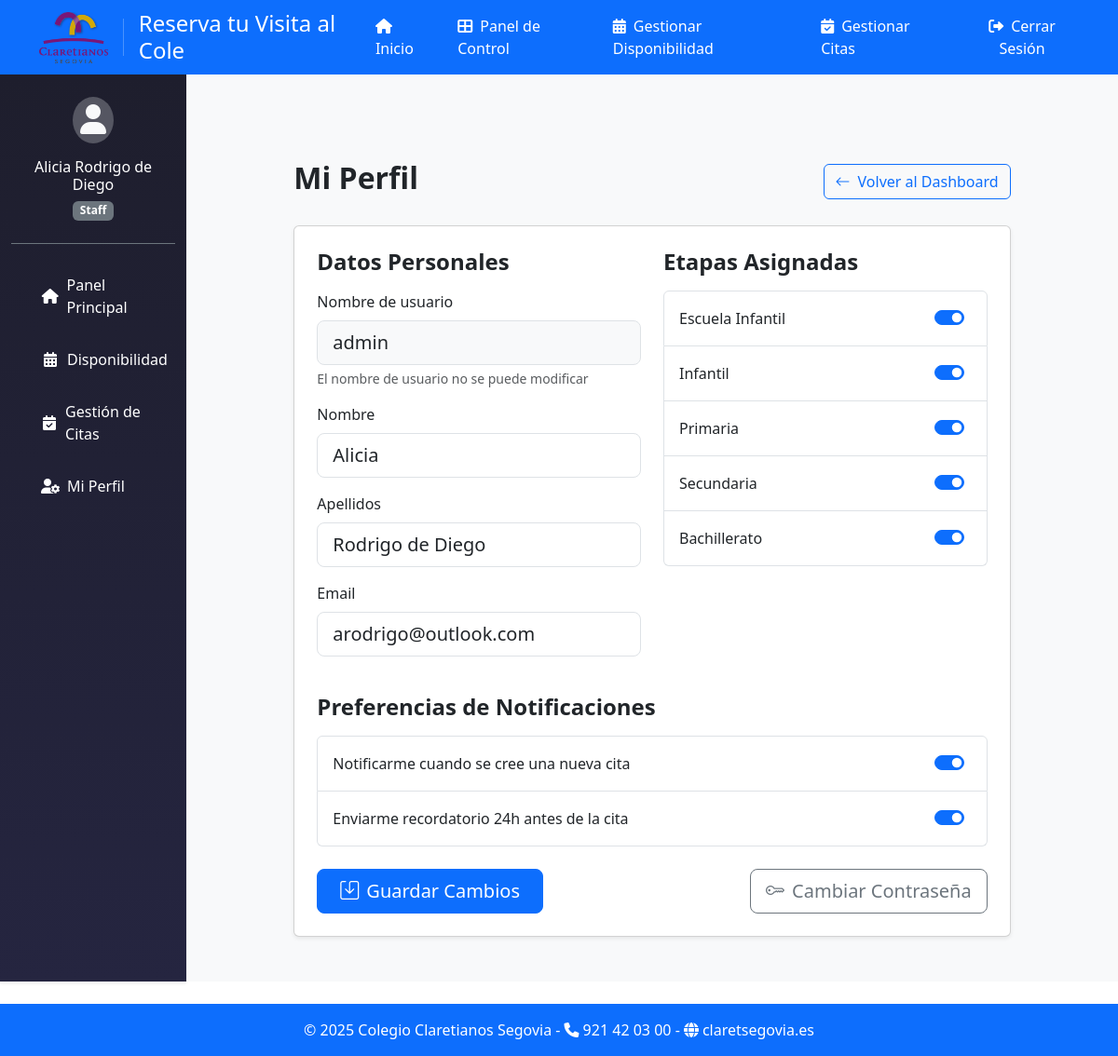
Screenshot of /staff/profile/ (signed in) with the database file from the repository.
### visits/models.py (models this page shows, shortened)
class SchoolStage(models.Model):
    name = models.CharField(max_length=100)
    description = models.TextField()

class StaffProfile(models.Model):
    user = models.OneToOneField(User, on_delete=models.CASCADE)
    allowed_stages = models.ManyToManyField(SchoolStage)
    notify_new_appointment = models.BooleanField(default=True)
    notify_reminder = models.BooleanField(default=True)

### visits/views.py (the view, shortened to what this page needs)
# urls.py: path('staff/profile/', StaffProfileView.as_view(), name='staff_profile'),
class StaffProfileView(LoginRequiredMixin, View):
    template_name = 'visits/staff_profile.html'
    def get(self, request):
        if not hasattr(request.user, 'staffprofile'):
            messages.error(request, 'No tienes un perfil de staff configurado.')
            return redirect('dashboard')
        return render(request, self.template_name, {
            'profile': request.user.staffprofile,
            'all_stages': SchoolStage.objects.all()
        })

### visits/templates/visits/staff_profile.html (shortened to what this page needs)
{% extends "admin_base.html" %}
{% block admin_content %}
<div class="container py-5">
    <div class="row justify-content-center">
        <div class="col-md-10">
            <div class="d-flex justify-content-between align-items-center mb-4">
                <h2 class="fw-bold">Mi Perfil</h2>
                <a href="{% url 'dashboard' %}" class="btn btn-outline-primary">
                    <i class="bi bi-arrow-left me-2"></i>Volver al Dashboard
                </a>
            </div>
            <div class="card shadow-sm">
                <div class="card-body p-4">
                    <form method="post">
                        <div class="row g-4 mb-4">
                            <div class="col-md-6">
                                <h4 class="fw-bold mb-3">Datos Personales</h4>
                                <div class="mb-3">
                                    <label for="username" class="form-label">Nombre de usuario</label>
                                    <input type="text" class="form-control form-control-lg bg-light" id="username"
                                           value="{{ request.user.username }}" readonly>
                                    <div class="form-text">El nombre de usuario no se puede modificar</div>
                                </div>
                                <div class="mb-3">
                                    <label for="first_name" class="form-label">Nombre</label>
                                    <input type="text" class="form-control form-control-lg" id="first_name" name="first_name"
                                           value="{{ request.user.first_name }}" required>
                                </div>
                                <div class="mb-3">
                                    <label for="last_name" class="form-label">Apellidos</label>
                                    <input type="text" class="form-control form-control-lg" id="last_name" name="last_name"
                                           value="{{ request.user.last_name }}" required>
                                </div>
                                <div class="mb-3">
                                    <label for="email" class="form-label">Email</label>
                                    <input type="email" class="form-control form-control-lg" id="email" name="email"
                                           value="{{ request.user.email }}" required>
                                </div>
                            </div>
                            <div class="col-md-6">
                                <h4 class="fw-bold mb-3">Etapas Asignadas</h4>
                                <div class="list-group">
                                    {% for stage in all_stages %}
                                    <label class="list-group-item d-flex justify-content-between align-items-center py-3">
                                        <span>{{ stage.name }}</span>
                                        <div class="form-check form-switch">
                                            <input class="form-check-input" type="checkbox" role="switch"
                                                   name="allowed_stages" value="{{ stage.id }}"
                                                   {% if stage in profile.allowed_stages.all %}checked{% endif %}>
                                        </div>
                                    </label>
                                    {% endfor %}
                                </div>
                            </div>
                        </div>
                        <h4 class="fw-bold mb-3">Preferencias de Notificaciones</h4>
                        <div class="list-group mb-4">
                            <label class="list-group-item d-flex justify-content-between align-items-center py-3">
                                <span>Notificarme cuando se cree una nueva cita</span>
                                <div class="form-check form-switch">
                                    <input class="form-check-input" type="checkbox" role="switch"
                                           name="notify_new_appointment" id="notify_new_appointment"
                                           {% if profile.notify_new_appointment %}checked{% endif %}>
                                </div>
                            </label>
                            <label class="list-group-item d-flex justify-content-between align-items-center py-3">
                                <span>Enviarme recordatorio 24h antes de la cita</span>
                                <div class="form-check form-switch">
                                    <input class="form-check-input" type="checkbox" role="switch"
                                           name="notify_reminder" id="notify_reminder"
                                           {% if profile.notify_reminder %}checked{% endif %}>
                                </div>
                            </label>
                        </div>
                        <div class="d-flex justify-content-between align-items-center">
                            <button type="submit" class="btn btn-primary btn-lg px-4">
                                <i class="bi bi-save me-2"></i>Guardar Cambios
                            </button>
                            <a href="{% url 'staff_password_change' %}" class="btn btn-outline-secondary btn-lg">
                                <i class="bi bi-key me-2"></i>Cambiar Contraseña
                            </a>
                        </div>
                    </form>
                </div>
            </div>
        </div>
    </div>
</div>
{% block extra_css %}
<link rel="stylesheet" href="https://cdn.jsdelivr.net/npm/bootstrap-icons@1.11.3/font/bootstrap-icons.min.css">
{% endblock %}
{% endblock %}

### visits/templates/admin_base.html (shortened to what this page needs)
{% extends "base.html" %}
{% block content %}
<div class="container-fluid">
    <div class="row">
        <nav id="sidebar" class="col-md-3 col-lg-2 d-md-block sidebar collapse shadow-sm" style="background: linear-gradient(180deg, #1E1E2D, #252540); color: white;">
            <div class="position-sticky">
                <div class="px-4 py-4 text-center border-bottom border-secondary">
                    <div class="d-flex align-items-center justify-content-center">
                        <div class="rounded-circle bg-light bg-opacity-25 p-2">
                            <i class="fas fa-user fa-2x text-light"></i>
                        </div>
                    </div>
                    <h6 class="mt-3 mb-1">{{ user.get_full_name }}</h6>
                    <span class="badge bg-secondary">Staff</span>
                </div>
                <ul class="nav flex-column px-3 mt-3">
                    <li class="nav-item">
                        <a class="nav-link py-3 d-flex align-items-center " href="{% url 'dashboard' %}" style="color: white; border-radius: 8px; transition: all 0.3s;">
                            <i class="fas fa-home fa-fw me-2"></i> Panel Principal
                        </a>
                    </li>
                    <li class="nav-item">
                        <a class="nav-link py-3 d-flex align-items-center " href="{% url 'staff_availability' %}" style="color: white; border-radius: 8px; transition: all 0.3s;">
                            <i class="fas fa-calendar-alt fa-fw me-2"></i> Disponibilidad
                        </a>
                    </li>
                    <li class="nav-item">
                        <a class="nav-link py-3 d-flex align-items-center " href="{% url 'appointments_crud' %}" style="color: white; border-radius: 8px; transition: all 0.3s;">
                            <i class="fas fa-calendar-check fa-fw me-2"></i> Gestión de Citas
                        </a>
                    </li>
                    <li class="nav-item">
                        <a class="nav-link py-3 d-flex align-items-center {% if request.resolver_match.url_name == 'staff_profile' %}active{% endif %}" href="{% url 'staff_profile' %}" style="color: white; border-radius: 8px; transition: all 0.3s;">
                            <i class="fas fa-user-cog fa-fw me-2"></i> Mi Perfil
                        </a>
                    </li>
                </ul>
            </div>
        </nav>
        <main class="col-md-9 ms-sm-auto col-lg-10 px-md-4 bg-light">
            <div class="d-flex justify-content-between flex-wrap flex-md-nowrap align-items-center pt-4 pb-3">
            </div>
            {% block admin_content %}{% endblock %}
        </main>
    </div>
</div>
{% endblock %}

### visits/templates/base.html (style rules this page uses)
:root { --primary-color: #0d6efd; --header-height: 80px; }
.nav-link { transition: opacity 0.2s ease; }

### rows the page displays
SchoolStage: name "Escuela Infantil", allowed_stages "☑"
SchoolStage: name "Infantil", allowed_stages "☑"
SchoolStage: name "Primaria", allowed_stages "☑"
SchoolStage: name "Secundaria", allowed_stages "☑"
SchoolStage: name "Bachillerato", allowed_stages "☑"
StaffProfile: notify_new_appointment "☑", notify_reminder "☑"

### other values shown
{{ user.get_full_name }} "Alicia Rodrigo de Diego"
